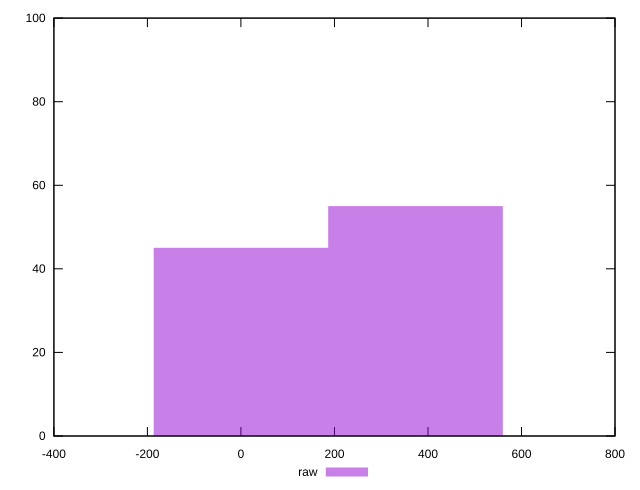

Recreate this plot in gnuplot.
reset
set terminal svg size 640, 490 enhanced background rgb 'white'
set output "report_00007_2020-12-11T15:55:29.892Z/render-blocking-resources/samples/pages+cached+noexternal/raw/histogram.svg"

$raw <<EOF
0 45
373.14813159892987 55
EOF

set key outside below
set boxwidth 373.14813159892987
set yrange [0:100]
set style fill transparent solid 0.5 noborder

plot \
  $raw title "raw" with boxes, \


reset
